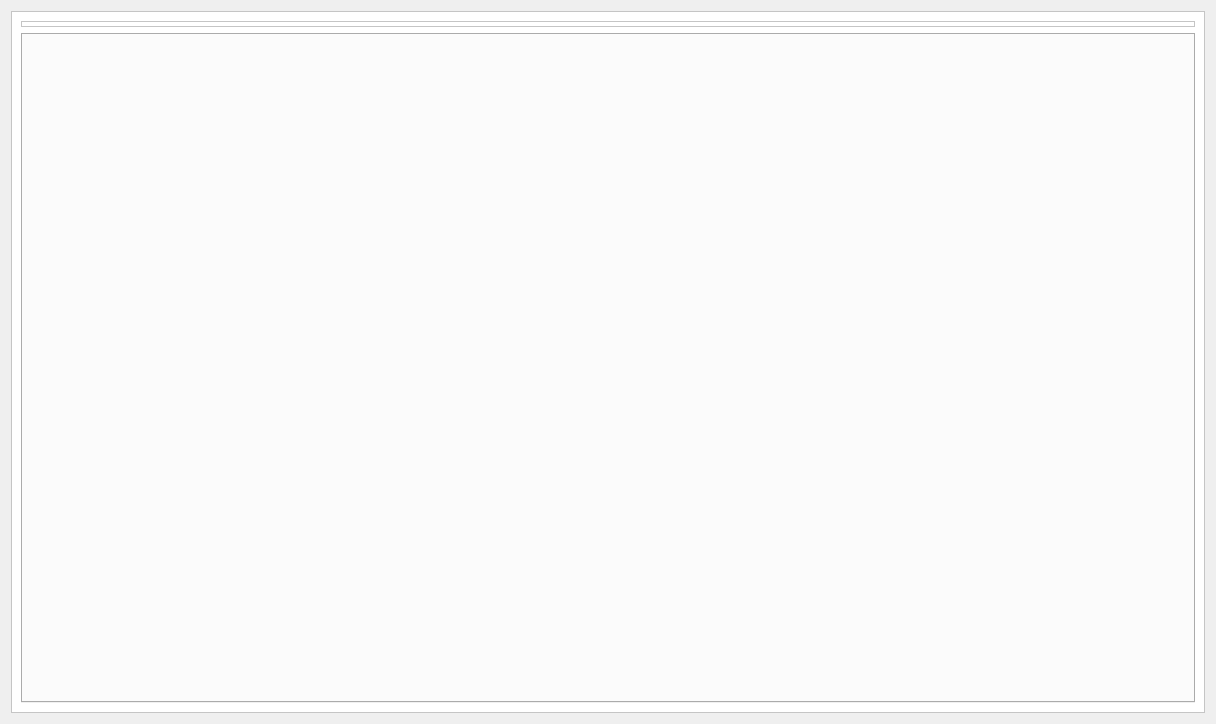
<?xml version="1.0" encoding="UTF-8"?>
<ui version="4.0">
 <class>Form_myMainWidget</class>
 <widget class="QWidget" name="Form_myMainWidget">
  <property name="geometry">
   <rect>
    <x>0</x>
    <y>0</y>
    <width>1216</width>
    <height>724</height>
   </rect>
  </property>
  <property name="sizePolicy">
   <sizepolicy hsizetype="Expanding" vsizetype="Expanding">
    <horstretch>0</horstretch>
    <verstretch>0</verstretch>
   </sizepolicy>
  </property>
  <property name="minimumSize">
   <size>
    <width>0</width>
    <height>0</height>
   </size>
  </property>
  <property name="windowTitle">
   <string>Form</string>
  </property>
  <layout class="QGridLayout" name="gridLayout_3">
   <item row="0" column="0">
    <widget class="QFrame" name="theMainFrame">
     <property name="palette">
      <palette>
       <active>
        <colorrole role="Base">
         <brush brushstyle="SolidPattern">
          <color alpha="255">
           <red>255</red>
           <green>255</green>
           <blue>255</blue>
          </color>
         </brush>
        </colorrole>
        <colorrole role="Window">
         <brush brushstyle="SolidPattern">
          <color alpha="255">
           <red>255</red>
           <green>255</green>
           <blue>255</blue>
          </color>
         </brush>
        </colorrole>
       </active>
       <inactive>
        <colorrole role="Base">
         <brush brushstyle="SolidPattern">
          <color alpha="255">
           <red>255</red>
           <green>255</green>
           <blue>255</blue>
          </color>
         </brush>
        </colorrole>
        <colorrole role="Window">
         <brush brushstyle="SolidPattern">
          <color alpha="255">
           <red>255</red>
           <green>255</green>
           <blue>255</blue>
          </color>
         </brush>
        </colorrole>
       </inactive>
       <disabled>
        <colorrole role="Base">
         <brush brushstyle="SolidPattern">
          <color alpha="255">
           <red>255</red>
           <green>255</green>
           <blue>255</blue>
          </color>
         </brush>
        </colorrole>
        <colorrole role="Window">
         <brush brushstyle="SolidPattern">
          <color alpha="255">
           <red>255</red>
           <green>255</green>
           <blue>255</blue>
          </color>
         </brush>
        </colorrole>
       </disabled>
      </palette>
     </property>
     <property name="autoFillBackground">
      <bool>true</bool>
     </property>
     <property name="frameShape">
      <enum>QFrame::StyledPanel</enum>
     </property>
     <property name="frameShadow">
      <enum>QFrame::Raised</enum>
     </property>
     <layout class="QGridLayout" name="gridLayout_8">
      <item row="1" column="0">
       <widget class="QTabWidget" name="tabWidget_app">
        <property name="styleSheet">
         <string notr="true">QTabBar::tab {
    background: qlineargradient(x1: 0, y1: 0, x2: 0, y2: 1,
                                stop: 0 #E1E1E1, stop: 0.4 #DDDDDD,
                                stop: 0.5 #D8D8D8, stop: 1.0 #D3D3D3);
    border: 2px solid #C4C4C3;
    border-bottom-color: #C2C7CB; /* same as the pane color */
    border-top-left-radius: 4px;
    border-top-right-radius: 4px;
    min-width: 8ex;
    padding: 2px;
}

QTabBar::tab:selected, QTabBar::tab:hover {
    background: qlineargradient(x1: 0, y1: 0, x2: 0, y2: 1,
                                stop: 0 #fafafa, stop: 0.4 #f4f4f4,
                                stop: 0.5 #e7e7e7, stop: 1.0 #fafafa);
}

QTabBar::tab:selected {
    border-color: #9B9B9B;
    border-bottom-color: #C2C7CB; /* same as pane color */
}

QTabBar::tab:!selected {
    margin-top: 2px; /* make non-selected tabs look smaller */
}</string>
        </property>
        <property name="currentIndex">
         <number>-1</number>
        </property>
       </widget>
      </item>
      <item row="0" column="0">
       <widget class="QFrame" name="frame_monitor">
        <property name="frameShape">
         <enum>QFrame::StyledPanel</enum>
        </property>
        <property name="frameShadow">
         <enum>QFrame::Raised</enum>
        </property>
        <layout class="QGridLayout" name="gridLayout">
         <property name="leftMargin">
          <number>2</number>
         </property>
         <property name="topMargin">
          <number>2</number>
         </property>
         <property name="rightMargin">
          <number>2</number>
         </property>
         <property name="bottomMargin">
          <number>2</number>
         </property>
        </layout>
       </widget>
      </item>
     </layout>
    </widget>
   </item>
  </layout>
 </widget>
 <resources>
  <include location="jvxMeasureIr.qrc"/>
 </resources>
 <connections/>
 <slots>
  <slot>automaticSteeringToggled(bool)</slot>
  <slot>bypassToggled(bool)</slot>
  <slot>changed_td_ymax()</slot>
  <slot>changed_td_ymin()</slot>
  <slot>toggled_td_yauto(bool)</slot>
  <slot>changed_td_xmax()</slot>
  <slot>changed_td_xmin()</slot>
  <slot>toggled_td_xauto(bool)</slot>
  <slot>changed_fd_ymax()</slot>
  <slot>changed_fd_ymin()</slot>
  <slot>toggled_fd_yauto(bool)</slot>
  <slot>changed_fd_xmax()</slot>
  <slot>changed_fd_xmin()</slot>
  <slot>toggled_fd_xauto(bool)</slot>
  <slot>changed_color_p1(int)</slot>
  <slot>changed_color_p2(int)</slot>
  <slot>changed_pixels_p1(int)</slot>
  <slot>changed_pixels_p2(int)</slot>
  <slot>changed_style_p1(int)</slot>
  <slot>changed_style_p2(int)</slot>
  <slot>changed_markers_p1(int)</slot>
  <slot>changed_markers_p2(int)</slot>
  <slot>select_plot_p1(bool)</slot>
  <slot>select_plot_p2(bool)</slot>
 </slots>
</ui>
